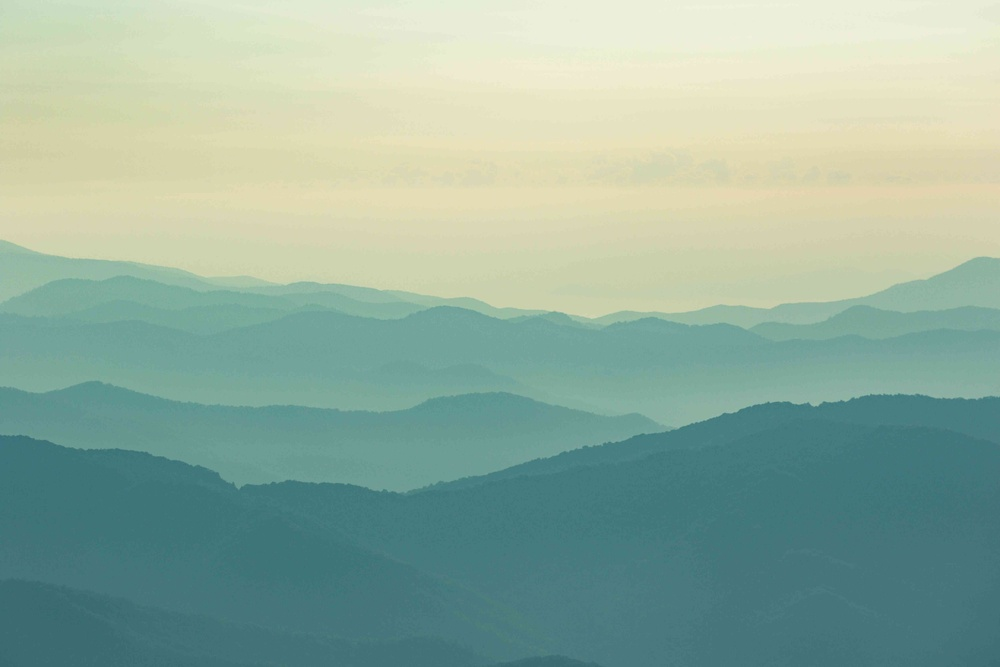
#> input picture assets/input/01_landscape.jpg, 1000 x 667 px, shrunk from 5472 x 3648 before the run, found by its file name
$ python index.py
#> lines starting #> are read from the running program, lines starting #| are printed output that depends on the picture
import numpy as np
import matplotlib.pyplot as plt
from PIL import Image

def compress_channel_svd(channel, k):
    U, S, Vt = np.linalg.svd(channel, full_matrices=False)
    # A_k = U_k * S_k * Vt_k
    reconstructed_channel = np.dot(U[:, :k], np.dot(np.diag(S[:k]), Vt[:k, :]))
    return reconstructed_channel

def compress_image_svd(image, k):
    if len(image.shape) == 3:
        # Process color images separately for each channel
        r_compressed = compress_channel_svd(image[:, :, 0], k)
        g_compressed = compress_channel_svd(image[:, :, 1], k)
        b_compressed = compress_channel_svd(image[:, :, 2], k)
        reconstructed_img = np.stack((r_compressed, g_compressed, b_compressed), axis=2)
    else:
        reconstructed_img = compress_channel_svd(image, k)
    return np.clip(reconstructed_img, 0, 1)

def calculate_frobenius_error(original, reconstructed):
    return np.sqrt(np.sum((original - reconstructed) ** 2))
def calculate_data_retention(shape, k):
    m, n = shape[0], shape[1]
    channels = shape[2] if len(shape) == 3 else 1

    original_size = m * n * channels
    compressed_size = k * (m + n + 1) * channels

    ratio = (compressed_size / original_size) * 100
    return ratio

# Main execution
try:
    image_path = "assets/input/01_landscape.jpg"
    img_data = Image.open(image_path)
#> img_data is the input picture: PIL image 1000x667 RGB; mean R, G, B 145.7, 173.7, 158
    img_original = np.array(img_data)
    print(img_original.shape)
#| (667, 1000, 3)

except Exception as e:
    print(f"Error loading image: {e}")
    exit()

if img_original.dtype == np.uint8:
    img_original = img_original / 255.0

k_values = [5, 20, 50, 100]
errors = []
data_ratios = []
reconstructed_images = []

print("--- PROGRAM EXECUTION RESULTS ---")
for k in k_values:
    img_k = compress_image_svd(img_original, k)
    reconstructed_images.append(img_k)

    error = calculate_frobenius_error(img_original, img_k)
    errors.append(error)

    ratio = calculate_data_retention(img_original.shape, k)
    data_ratios.append(ratio)

    print(f"Rank k = {k:<3} | Frobenius Error: {error:8.2f} | Data Retained: {ratio:5.2f}%")
#> this loop made 4 passes
#> error on passes 1 to 4: 20.96, 10.9, 7.03, 4.87
#| Rank k = 5   | Frobenius Error:    20.96 | Data Retained:  1.25%
#| Rank k = 20  | Frobenius Error:    10.90 | Data Retained:  5.00%
#| Rank k = 50  | Frobenius Error:     7.03 | Data Retained: 12.50%
#| Rank k = 100 | Frobenius Error:     4.87 | Data Retained: 25.01%
#> pass 1, in compress_channel_svd, `U, S, Vt = np.linalg.svd(channel, full_matrices=False)`:
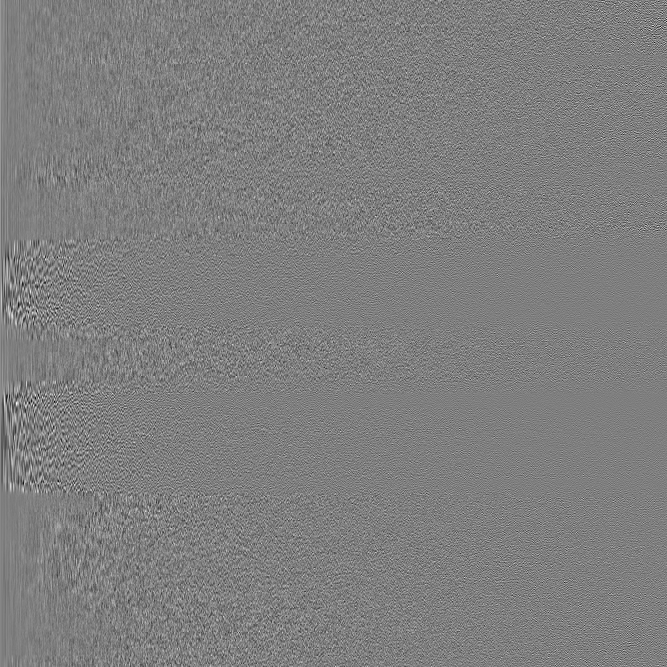
#> U: shape (667, 667) float64; min -0.275, max 0.277, mean 5.47e-05; drawn with min black and max white
#> pass 1, in compress_channel_svd, `U, S, Vt = np.linalg.svd(channel, full_matrices=False)`:
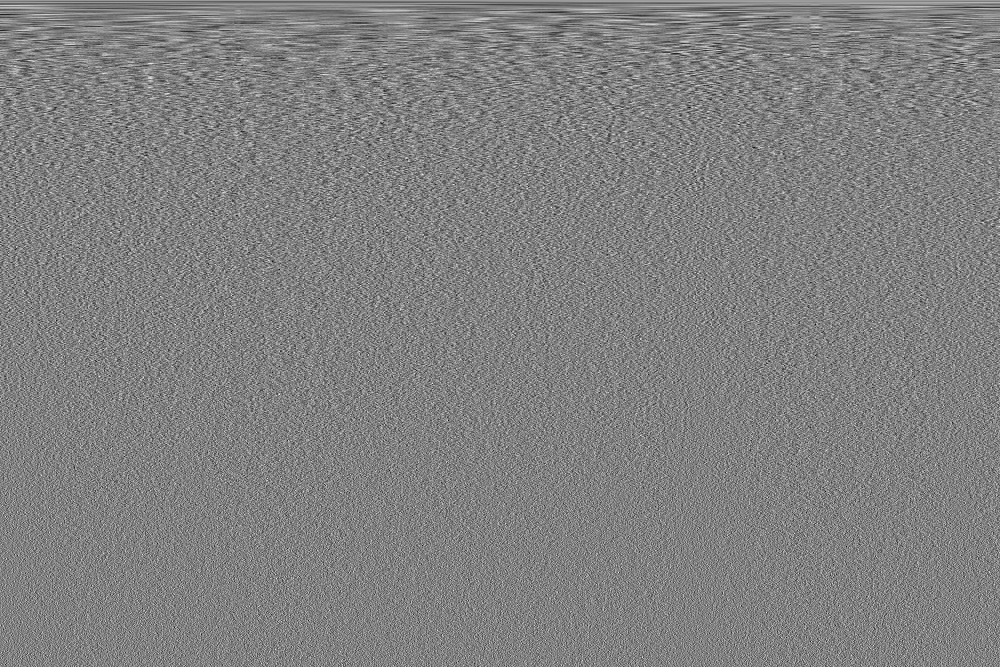
#> Vt: shape (667, 1000) float64; min -0.162, max 0.157, mean 4.69e-05; drawn with min black and max white
#> pass 1, in compress_channel_svd, `reconstructed_channel = np.dot(U[:, :k], np.dot(np.diag(S[:k]), Vt[:k,..`:
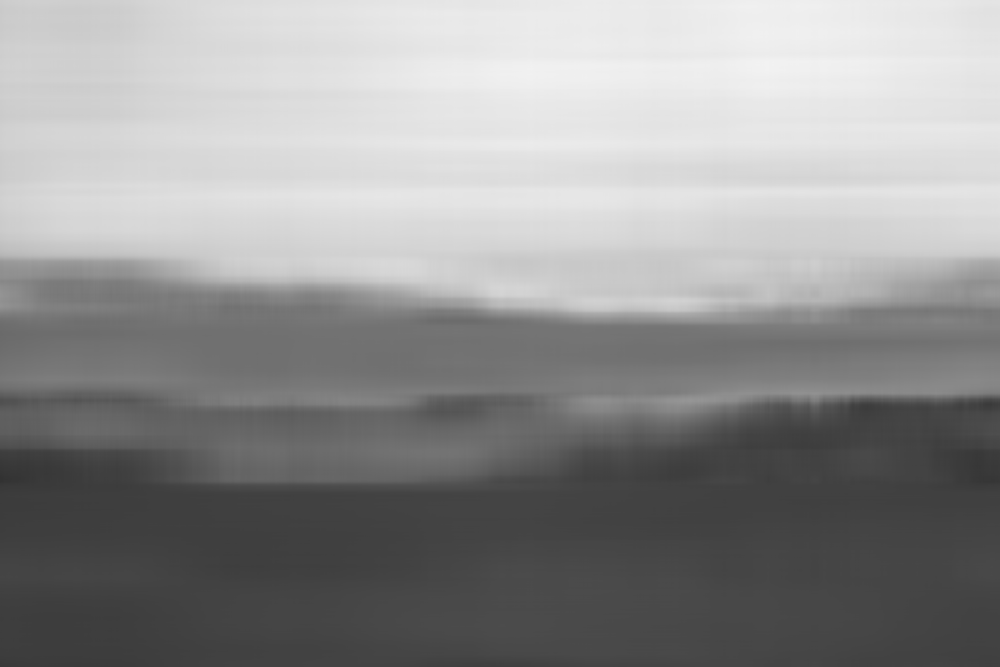
#> reconstructed_channel: shape (667, 1000) float64; min 0.196, max 0.951, mean 0.571
#> pass 1, in compress_channel_svd (call 2), `U, S, Vt = np.linalg.svd(channel, full_matrices=False)`:
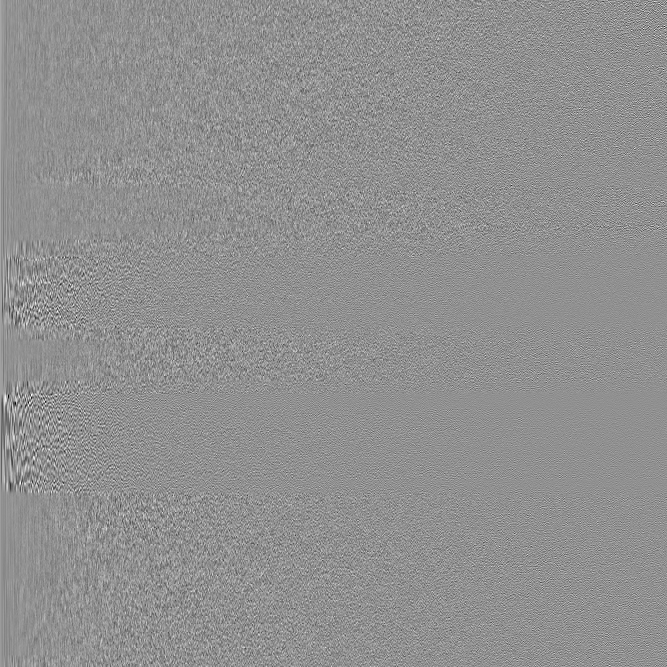
#> U: shape (667, 667) float64; min -0.328, max 0.25, mean 5.37e-05; drawn with min black and max white
#> after the loop, data_ratios = [1.25, 5, 12.5, 25.01]; errors = [20.96, 10.9, 7.03, 4.87]; reconstructed_images = 4 items

# Visual Evaluation
plt.figure(figsize=(15, 8))

plt.subplot(2, 3, 1)
plt.imshow(img_original, cmap='gray' if len(img_original.shape)==2 else None)
plt.title("Original Image")
plt.axis('off')

for i, k in enumerate(k_values):
    plt.subplot(2, 3, i + 2)
    plt.imshow(reconstructed_images[i], cmap='gray' if len(img_original.shape)==2 else None)
    plt.title(f"Processed (k = {k})\nData Retained: {data_ratios[i]:.1f}%")
    plt.axis('off')

plt.tight_layout()
plt.show()
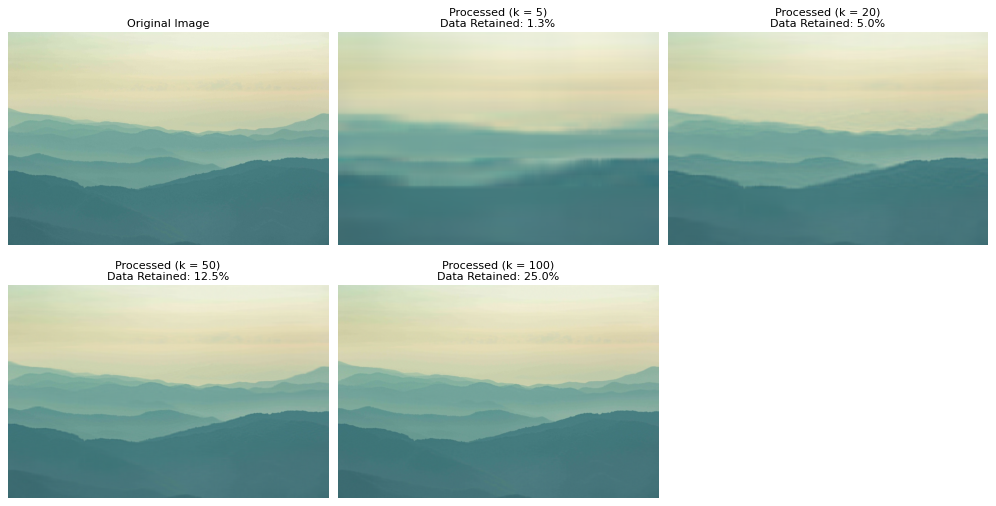
#> figure drawn by matplotlib, 5 panels

# Trade-off Visualization
fig, ax1 = plt.subplots(figsize=(8, 5))

color = 'tab:red'
ax1.set_xlabel('Rank (k values)')
ax1.set_ylabel('Frobenius Error', color=color)
ax1.plot(k_values, errors, marker='o', color=color, linewidth=2, label="Frobenius Error (Quality Loss)")
ax1.tick_params(axis='y', labelcolor=color)

ax2 = ax1.twinx()
color = 'tab:blue'
ax2.set_ylabel('Data Storage Retained (%)', color=color)
ax2.plot(k_values, data_ratios, marker='s', color=color, linewidth=2, linestyle='--', label="Data Size")
ax2.tick_params(axis='y', labelcolor=color)

plt.title("Trade-off Analysis: Image Quality vs. Data Reduction")
fig.tight_layout()
plt.show()
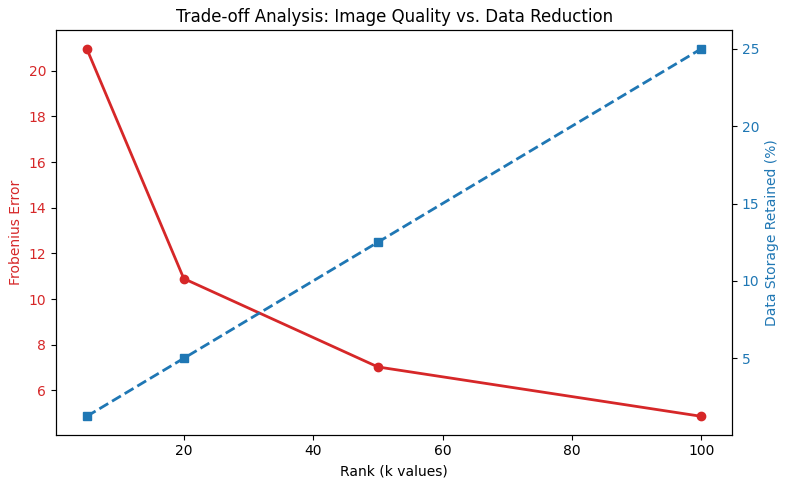
#> figure drawn by matplotlib, 2 panels
